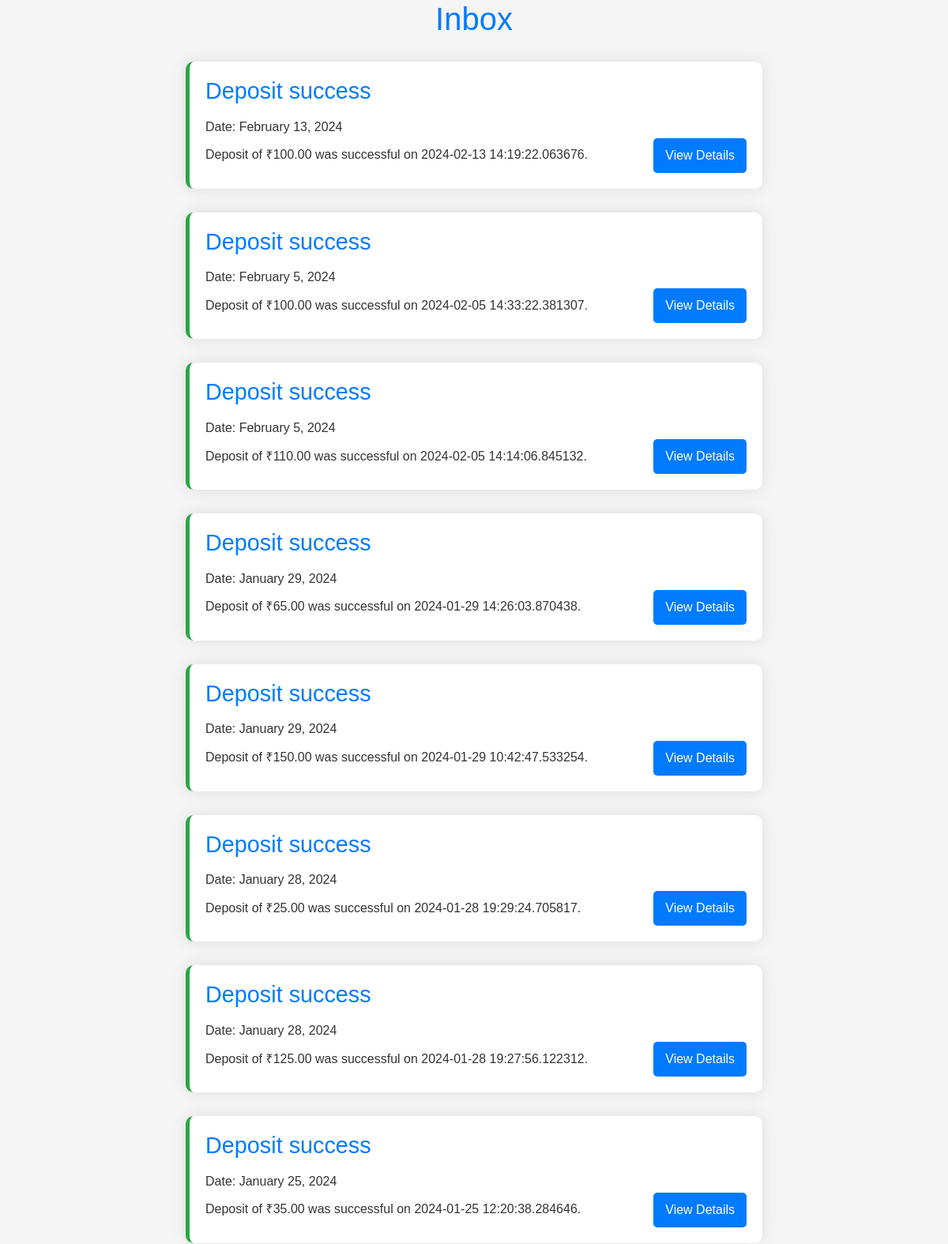
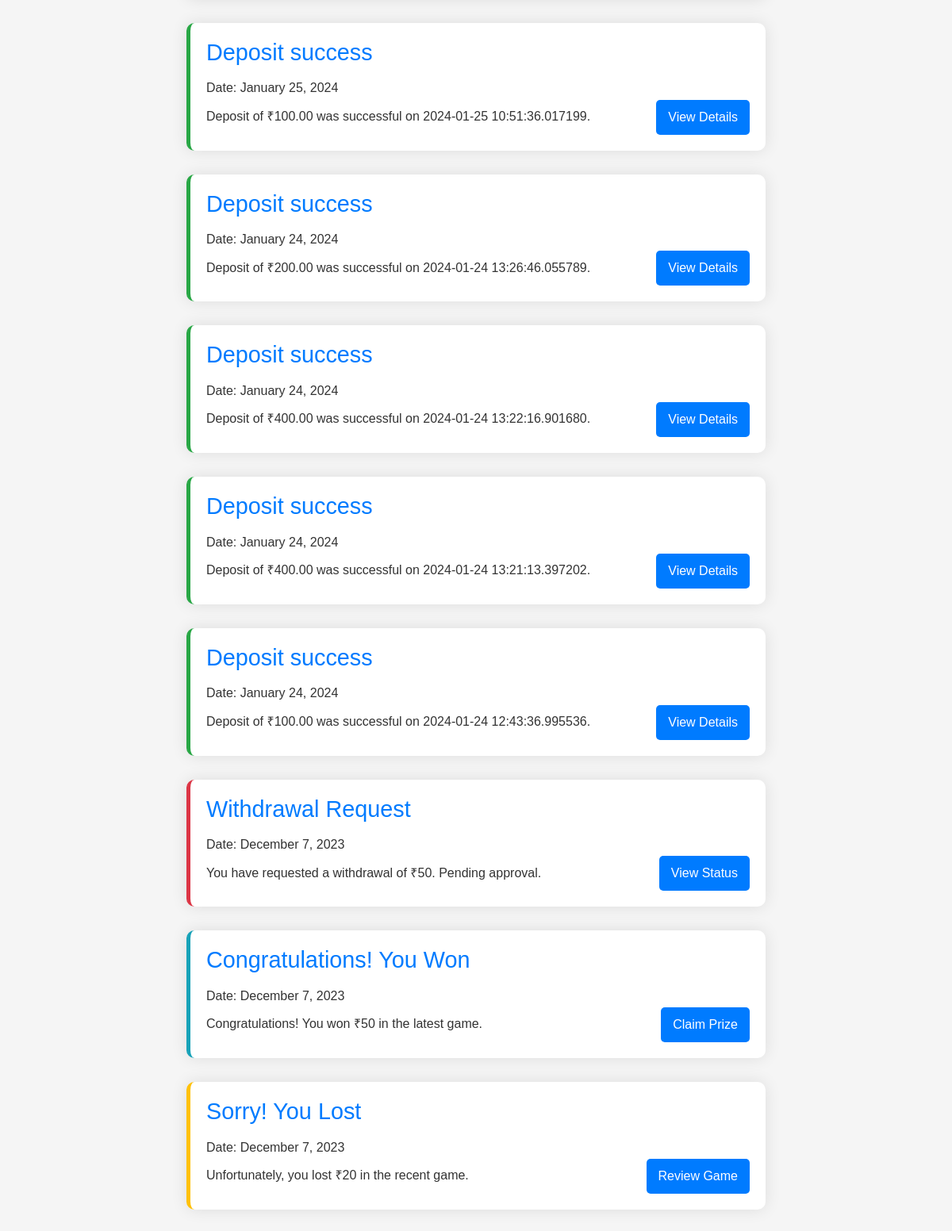
/Inbox/, run on an earlier commit of the app's database (2 pictures, top to bottom).
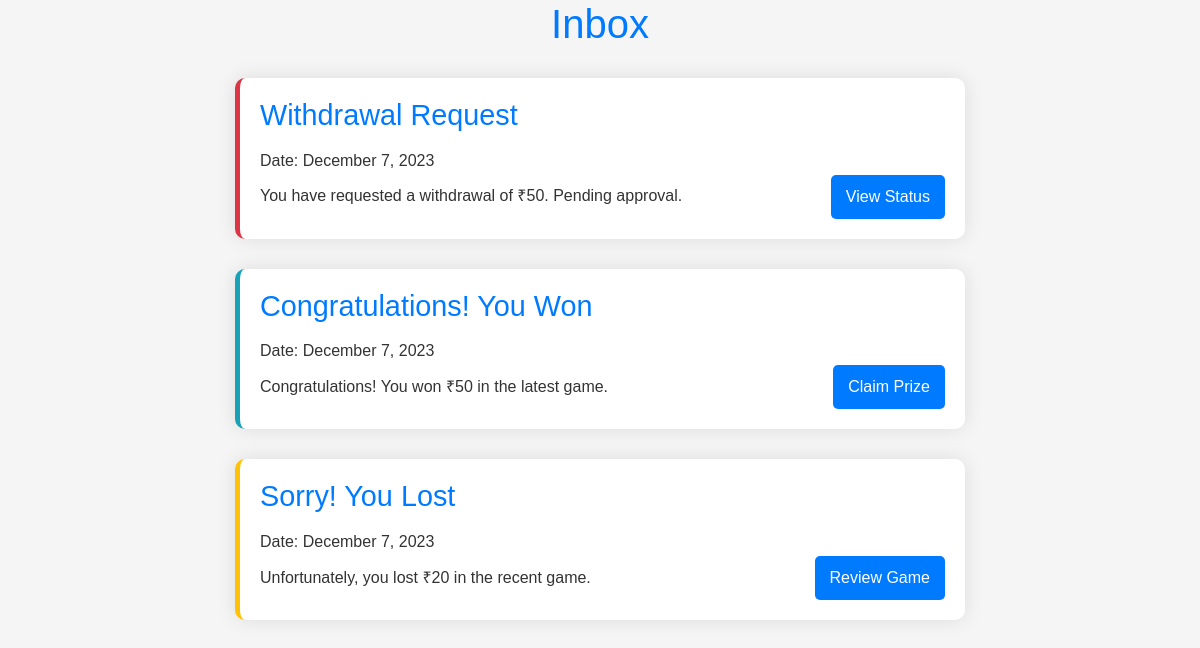
And on a later commit of the database.
### DiceApp/models.py (models this page shows, shortened)
class DepositMessage(models.Model):
    user = models.ForeignKey(User, on_delete=models.CASCADE)
    message = models.CharField(max_length=255)
    date = models.DateTimeField(auto_now_add=False)

### DiceApp/views.py (the view)
# urls.py: path("Inbox/", views.Inbox, name="Inbox"),
def Inbox(request):
    deposit_messages = DepositMessage.objects.all()
    return render(request, 'DiceApp/inbox.html', {'deposit_messages': deposit_messages})

### DiceApp/templates/DiceApp/inbox.html (shortened to what this page needs)
<!DOCTYPE html>
<html lang="en">
<head>
    <link rel="stylesheet" href="https://stackpath.bootstrapcdn.com/bootstrap/4.3.1/css/bootstrap.min.css">
</head>
<body>
    <div class="container">
        <div class="row justify-content-center">
            <div class="col-md-8">
                <h1>Inbox</h1>
                {% if deposit_messages %} {% for deposit_message in deposit_messages reversed %}
                <div class="message deposit" id="deposit-message-{{ forloop.counter }}">
                    <h2>Deposit success</h2>
                    <p>Date: {{ deposit_message.date|date:"F j, Y" }}</p>
                    <p>{{ deposit_message.message }}</p>
                    <button type="button" onclick="window.location.href='{% url 'view_all_deposits' %}'">View Details</button>
                </div>
                {% endfor %} {% endif %}
                <div class="message withdraw">
                    <h2>Withdrawal Request</h2>
                    <p>Date: December 7, 2023</p>
                    <p>You have requested a withdrawal of &#x20B9;50. Pending approval.</p>
                    <button type="button">View Status</button>
                </div>
                <div class="message win">
                    <h2>Congratulations! You Won</h2>
                    <p>Date: December 7, 2023</p>
                    <p>Congratulations! You won &#x20B9;50 in the latest game.</p>
                    <button type="button">Claim Prize</button>
                </div>
                <div class="message loss">
                    <h2>Sorry! You Lost</h2>
                    <p>Date: December 7, 2023</p>
                    <p>Unfortunately, you lost &#x20B9;20 in the recent game.</p>
                    <button type="button">Review Game</button>
                </div>
            </div>
        </div>
    </div>
</body>
</html>

### DiceApp/templates/DiceApp/inbox.html (style rules this page uses)
body { font-family: 'Arial', sans-serif; margin: 0; padding: 0; background-color: #f5f5f5; color: #333; }
h1 { color: #007bff; margin-bottom: 30px; font-size: 2.5rem; text-align: center; }
.message { background-color: #fff; border-radius: 10px; box-shadow: 0 0 20px rgba(0, 0, 0, 0.1); padding: 20px; margin-bottom: 30px; transition: box-shadow 0.3s ease; position: relative; }
.message h2 { color: #007bff; margin-top: 0; font-size: 1.8rem; margin-bottom: 15px; }
.message p { margin-bottom: 10px; line-height: 1.6; }
.message button { padding: 10px 15px; background-color: #007bff; border: none; color: #fff; border-radius: 5px; cursor: pointer; transition: background-color 0.3s ease; position: absolute; bottom: 20px; right: 20px; }
.withdraw { border-left: 5px solid #dc3545; }
.win { border-left: 5px solid #17a2b8; }
.loss { border-left: 5px solid #ffc107; }

What changed in the data, as far as the page shows it:
removed DepositMessage: date "February 13, 2024", message "Deposit of ₹100.00 was successful on 2024-02-13 14:19:22.063676."
removed DepositMessage: date "February 5, 2024", message "Deposit of ₹100.00 was successful on 2024-02-05 14:33:22.381307."
removed DepositMessage: date "February 5, 2024", message "Deposit of ₹110.00 was successful on 2024-02-05 14:14:06.845132."
removed DepositMessage: date "January 29, 2024", message "Deposit of ₹65.00 was successful on 2024-01-29 14:26:03.870438."
removed DepositMessage: date "January 29, 2024", message "Deposit of ₹150.00 was successful on 2024-01-29 10:42:47.533254."
removed DepositMessage: date "January 28, 2024", message "Deposit of ₹25.00 was successful on 2024-01-28 19:29:24.705817."
removed DepositMessage: date "January 28, 2024", message "Deposit of ₹125.00 was successful on 2024-01-28 19:27:56.122312."
removed DepositMessage: date "January 25, 2024", message "Deposit of ₹35.00 was successful on 2024-01-25 12:20:38.284646."
removed DepositMessage: date "January 25, 2024", message "Deposit of ₹100.00 was successful on 2024-01-25 10:51:36.017199."
removed DepositMessage: date "January 24, 2024", message "Deposit of ₹200.00 was successful on 2024-01-24 13:26:46.055789."
removed DepositMessage: date "January 24, 2024", message "Deposit of ₹400.00 was successful on 2024-01-24 13:22:16.901680."
removed DepositMessage: date "January 24, 2024", message "Deposit of ₹400.00 was successful on 2024-01-24 13:21:13.397202."
removed DepositMessage: date "January 24, 2024", message "Deposit of ₹100.00 was successful on 2024-01-24 12:43:36.995536."
